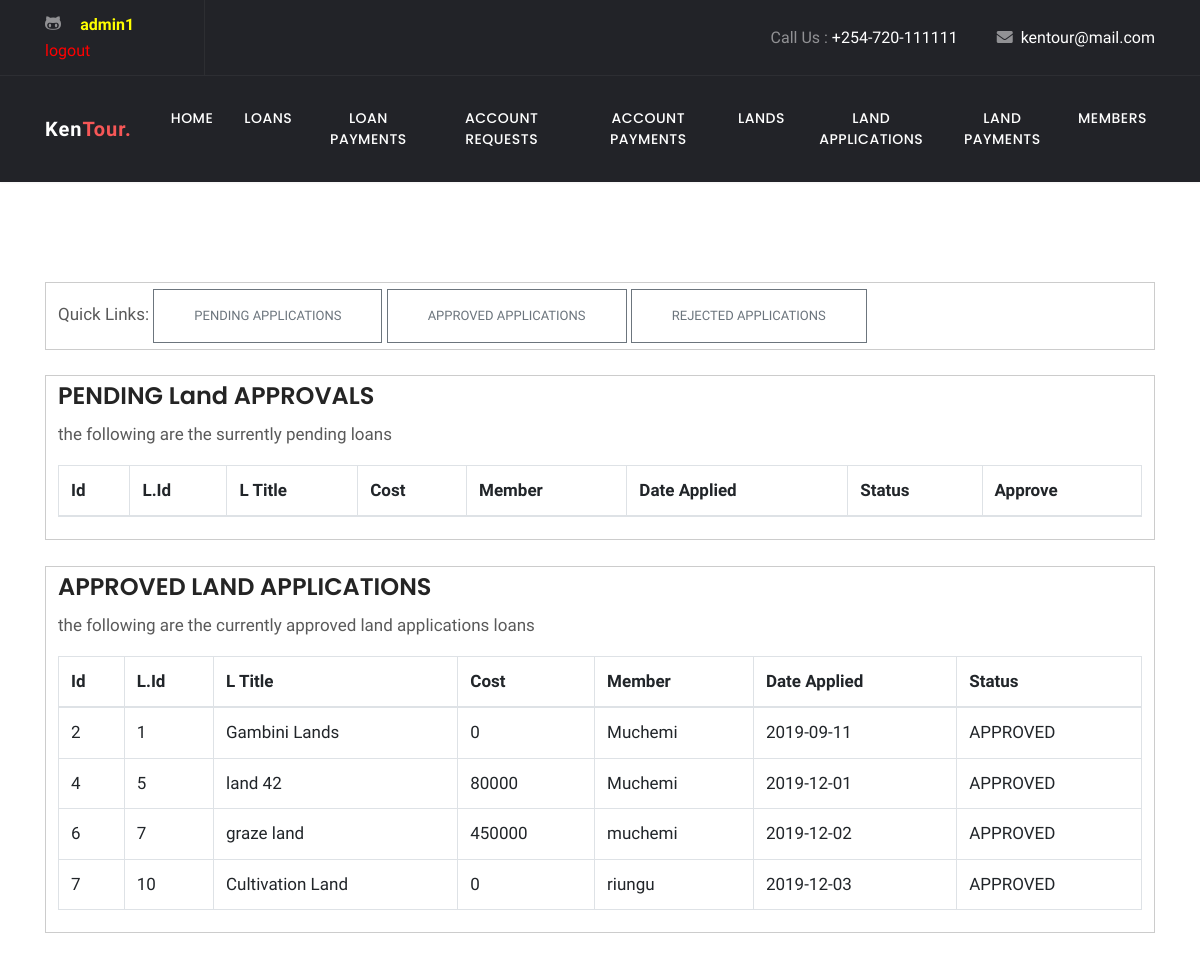
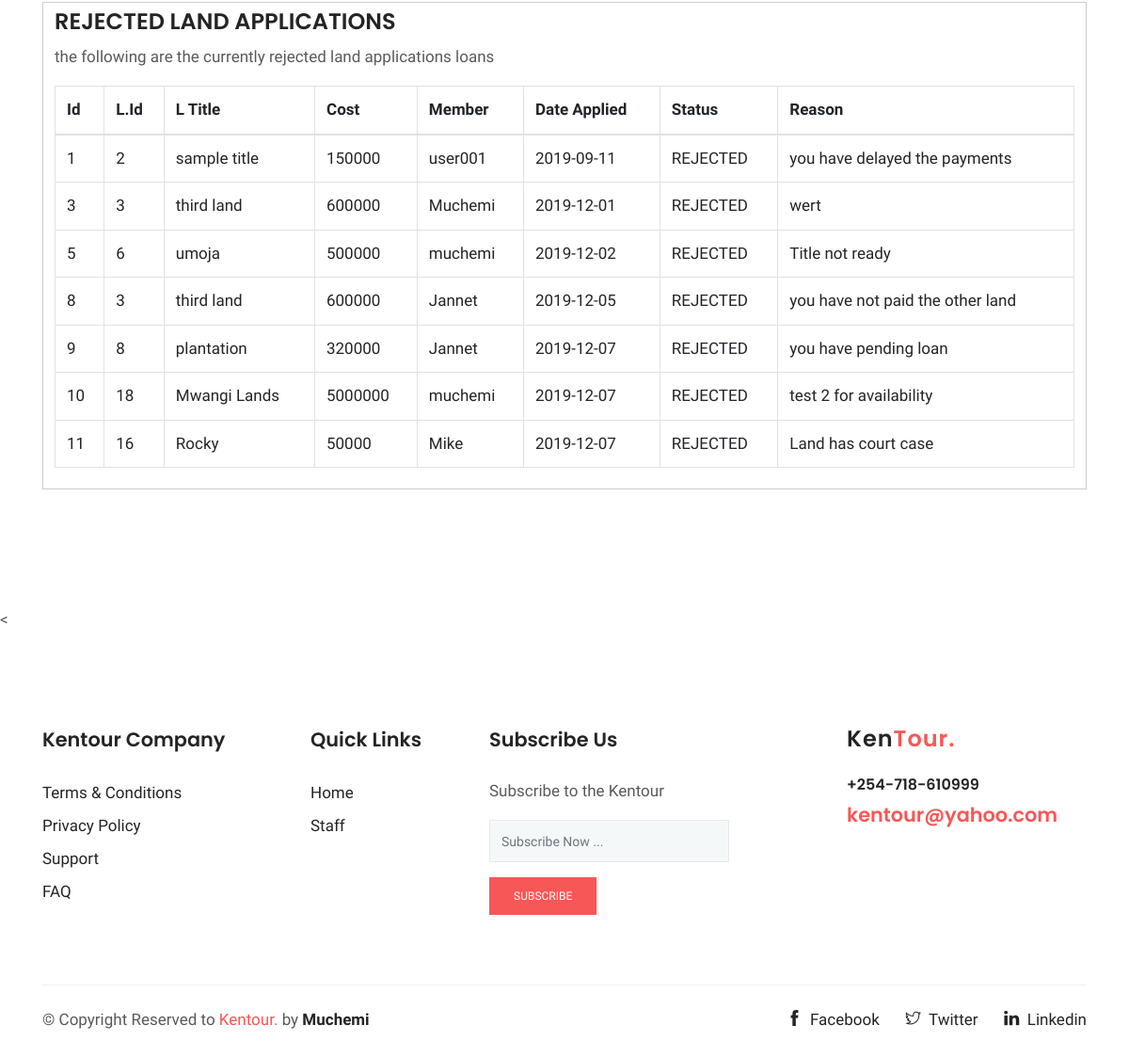
Screenshot of /STAFF/landapps.php (signed in) with the database file from the repository (2 pictures, top to bottom).
### tables this page shows
CREATE TABLE `landapplications` (
  `id` int(11) NOT NULL,
  `landid` int(11) NOT NULL,
  `landtitle` varchar(255) NOT NULL,
  `cost` double NOT NULL,
  `memberid` varchar(255) NOT NULL,
  `dateapplied` date NOT NULL,
  `status` varchar(255) NOT NULL
);

CREATE TABLE `rejectedlanreasons` (
  `id` int(11) NOT NULL,
  `appid` int(11) NOT NULL,
  `memid` varchar(255) NOT NULL,
  `reason` varchar(255) NOT NULL,
  `date` date NOT NULL
);

### STAFF/landapps.php (the view, shortened to what this page needs)
<?php include('server.php');?>
<!doctype html>
<html lang="en">
  <head><meta http-equiv="Content-Type" content="text/html; charset=utf-8">
  <link rel="stylesheet" href="plugins/bootstrap/css/bootstrap.min.css">
  <link rel="stylesheet" href="plugins/themify/css/themify-icons.css">
  <link rel="stylesheet" href="plugins/fontawesome/css/all.css">
  <link rel="stylesheet" href="plugins/magnific-popup/dist/magnific-popup.css">
  <link rel="stylesheet" href="plugins/slick-carousel/slick/slick.css">
  <link rel="stylesheet" href="plugins/slick-carousel/slick/slick-theme.css">
  <link rel="stylesheet" href="css/style.css">
</head>
<body>
<header class="navigation">
	<div class="header-top ">
		<div class="container">
			<div class="row justify-content-between align-items-center">
				<div class="col-lg-2 col-md-4">
					<div class="header-top-socials text-center text-lg-left text-md-left">
						<a href="#"><i class="ti-github"></i></a>
						<a href="#" style="color:Yellow"> <b>
							<?php  if (isset($_SESSION['username'])):?>
							<?php echo $_SESSION['username']; ?> </b>
						</a>
						<a href="index.php?logout='1'" style="color: red;">logout</a>
						<?php endif ?>
					</div>
				</div>
				<div class="col-lg-10 col-md-8 text-center text-lg-right text-md-right">
					<div class="header-top-info">
						<a href="tel:+254720870388">Call Us : <span>+254-720-111111</span></a>
						<a href="mailto:kentour@mail.com" ><i class="fa fa-envelope mr-2"></i><span>kentour@mail.com</span></a>
					</div>
				</div>
			</div>
		</div>
	</div>
	<nav class="navbar navbar-expand-lg  py-4" id="navbar">
		<div class="container">
		  <a class="navbar-brand" href="#">
		  	Ken<span>Tour.</span>
		  </a>
		  <div class="collapse navbar-collapse text-center" id="navbarsExample09">
		  <ul class="navbar-nav ml-auto">
		  	<li class="nav-item"><a class="nav-link" href="home.php">Home</a></li>
			  <li class="nav-item active">
				<a class="nav-link" href="index.php">Loans <span class="sr-only">(current)</span></a>
			  </li>
			  <li class="nav-item"><a class="nav-link" href="loanpayments.php">Loan Payments</a></li>
			   <li class="nav-item"><a class="nav-link" href="accounts.php">Account Requests</a></li>
               <li class="nav-item"><a class="nav-link" href="accountpayments.php">Account Payments</a></li>
               <li class="nav-item"><a class="nav-link" href="lands.php">Lands</a></li>
			   <li class="nav-item"><a class="nav-link" href="landapps.php">Land applications</a></li>
			   <li class="nav-item"><a class="nav-link" href="landpayments.php">Land Payments</a></li>
			   <li class="nav-item"><a class="nav-link" href="members.php">Members</a></li>
			</ul>
		  </div>
		</div>
	</nav>
</header>
<div class="main-wrapper ">
<section class="section intro">
<div class="container">
	<div style="padding: 6px 12px; border: 1px solid #ccc;">
		Quick Links:
		<a href="#pending"><button type="button" class="btn btn-outline-secondary">Pending Applications</button></a>
		<a href="#approved"><button type="button" class="btn btn-outline-secondary">Approved applications</button></a>
		<a href="#rejected"><button type="button" class="btn btn-outline-secondary">Rejected applications</button></a>
	</div>
</div>
<br>
<div class="container" id="pending">
    <div style="padding: 6px 12px; border: 1px solid #ccc;height:auto; verflow: auto;">
        <h3>PENDING Land APPROVALS</h3>
		<p> the following are the surrently pending loans</p>
		<table class="table table-bordered">
			<thead>
				<tr>
				<th scope="col">Id</th>
				<th scope="col">L.Id</th>
				<th scope="col">L Title</th>
				<th scope="col">Cost</th>
				<th scope="col">Member</th>
				<th scope="col">Date Applied</th>
				<th scope="col">Status</th>
				<th scope="col">Approve</th>
				</tr>
			</thead>
		</table>
    </div>
</div>
<br>
<div class="container" id="approved">
    <div style="padding: 6px 12px; border: 1px solid #ccc;height:auto; verflow: auto;">
        <h3>APPROVED LAND APPLICATIONS</h3>
		<p> the following are the currently approved land applications loans</p>
		<table class="table table-bordered">
			<thead>
				<tr>
				<th scope="col">Id</th>
				<th scope="col">L.Id</th>
				<th scope="col">L Title</th>
				<th scope="col">Cost</th>
				<th scope="col">Member</th>
				<th scope="col">Date Applied</th>
				<th scope="col">Status</th>
				</tr>
			</thead>
			<tbody>
				<?php
				 require('connect-db.php');
				$sql = "SELECT * FROM landapplications WHERE status='APPROVED'";
				$result = mysqli_query($conn, $sql);
				while($row = mysqli_fetch_array($result, MYSQLI_NUM))
				{
					echo '<tr>';
						echo '<td>'.$row[0].'</td> ';
						echo '<td>'.$row[1].'</td> ';
						echo '<td>'.$row[2].'</td> ';
						echo '<td>'.$row[3].'</td> ';
						echo '<td>'.$row[4].'</td> ';
						echo '<td>'.$row[5].'</td> ';
						echo '<td>'.$row[6].'</td> ';
					echo '</tr>';
				}
				?>
			</tbody>
		</table>
    </div>
</div>
<br>
<div class="container" id="rejected">
    <div style="padding: 6px 12px; border: 1px solid #ccc;height:auto; verflow: auto;">
        <h3>REJECTED LAND APPLICATIONS</h3>
		<p> the following are the currently rejected land applications loans</p>
		<table class="table table-bordered">
			<thead>
				<tr>
				<th scope="col">Id</th>
				<th scope="col">L.Id</th>
				<th scope="col">L Title</th>
				<th scope="col">Cost</th>
				<th scope="col">Member</th>
				<th scope="col">Date Applied</th>
				<th scope="col">Status</th>
				<th scope="col">Reason</th>
				</tr>
			</thead>
			<tbody>
				<?php
				 require('connect-db.php');
				$sql = "SELECT * FROM landapplications WHERE status='REJECTED'";
				$result = mysqli_query($conn, $sql);
				while($row = mysqli_fetch_array($result, MYSQLI_NUM))
				{
				    $apid =$row[0];
				    $sql4 = "SELECT * FROM rejectedlanreasons WHERE appid='$apid'";
    				$result4 = mysqli_query($conn, $sql4);
    				while($rowz = mysqli_fetch_array($result4, MYSQLI_NUM))
    				{
    				    $reason = $rowz[3];
    				}
					echo '<tr>';
						echo '<td>'.$row[0].'</td> ';
						echo '<td>'.$row[1].'</td> ';
						echo '<td>'.$row[2].'</td> ';
						echo '<td>'.$row[3].'</td> ';
						echo '<td>'.$row[4].'</td> ';
						echo '<td>'.$row[5].'</td> ';
						echo '<td>'.$row[6].'</td> ';
						echo '<td>'.$reason.'</td> ';
					echo '</tr>';
				}
				?>
			</tbody>
		</table>
    </div>
</div>
<br>
</section>
<
<footer class="footer section">
	<div class="container">
		<div class="row">
			<div class="col-lg-3 col-md-6 col-sm-6">
				<div class="widget">
					<h4 class="text-capitalize mb-4">Kentour Company</h4>
					<ul class="list-unstyled footer-menu lh-35">
						<li><a href="#">Terms & Conditions</a></li>
						<li><a href="#">Privacy Policy</a></li>
						<li><a href="#">Support</a></li>
						<li><a href="#">FAQ</a></li>
					</ul>
				</div>
			</div>
			<div class="col-lg-2 col-md-6 col-sm-6">
				<div class="widget">
					<h4 class="text-capitalize mb-4">Quick Links</h4>
					<ul class="list-unstyled footer-menu lh-35">
						<li><a href="index.php">Home</a></li>
						<li><a href="staff.php">Staff</a></li>
					</ul>
				</div>
			</div>
			<div class="col-lg-3 col-md-6 col-sm-6">
				<div class="widget">
					<h4 class="text-capitalize mb-4">Subscribe Us</h4>
					<p>Subscribe to the Kentour  </p>
					<form action="#" class="sub-form">
						<input type="text" class="form-control mb-3" placeholder="Subscribe Now ...">
						<a href="#" class="btn btn-main btn-small">subscribe</a>
					</form>
				</div>
			</div>
			<div class="col-lg-3 ml-auto col-sm-6">
				<div class="widget">
					<div class="logo mb-4">
						<h3>Ken<span>Tour.</span></h3>
					</div>
					<h6><a href="tel:+254-720-870388" >+254-718-610999</a></h6>
					<a href="mailto:kentour@yahoo.com"><span class="text-color h4">kentour@yahoo.com</span></a>
				</div>
			</div>
		</div>
		<div class="footer-btm pt-4">
			<div class="row">
				<div class="col-lg-6">
					<div class="copyright">
						&copy; Copyright Reserved to <span class="text-color">Kentour.</span> by <a href="#">Muchemi</a>
					</div>
				</div>
				<div class="col-lg-6 text-left text-lg-right">
					<ul class="list-inline footer-socials">
						<li class="list-inline-item"><a href="#"><i class="ti-facebook mr-2"></i>Facebook</a></li>
						<li class="list-inline-item"><a href="#"><i class="ti-twitter mr-2"></i>Twitter</a></li>
						<li class="list-inline-item"><a href="#"><i class="ti-linkedin mr-2 "></i>Linkedin</a></li>
					</ul>
				</div>
			</div>
		</div>
	</div>
</footer>
    </div>
  </body>
  </html>

### STAFF/css/style.css (style rules this page uses)
html { overflow-x: hidden; }
body { line-height: 1.5; font-family: "Hind", serif; -webkit-font-smoothing: antialiased; font-size: 17px; color: rgba(0, 0, 0, 0.65); }
h1, .h1, h2, .h2, h3, .h3, h4, .h4, h5, .h5, h6, .h6 { font-family: "Poppins", sans-serif; font-weight: 600; color: #242424; }
h3, .h3 { font-size: 1.5rem; }
h4, .h4 { font-size: 1.3rem; line-height: 30px; }
h6, .h6 { font-size: 1rem; }
p { line-height: 30px; }
input[type="email"], input[type="password"], input[type="text"], input[type="tel"] { box-shadow: none; height: 45px; outline: none; font-size: 14px; }
.form-control { box-shadow: none; border-radius: 0; }
.btn { display: inline-block; font-size: 14px; font-size: 0.8125rem; font-weight: 400; padding: 1rem 2.5rem; text-transform: uppercase; border-radius: 0; transition: all 0.2s ease; }
.btn-main, .btn-transparent, .btn-small { background: #f75757; color: #fff; transition: all 0.2s ease; }
.btn-small { padding: 10px 25px; font-size: 12px; }
.section { padding: 100px 0; }
.text-color { color: #f75757; }
a { color: #242424; text-decoration: none; }
#navbar { background: #222328; box-shadow: 0 1px 2px rgba(0, 0, 0, 0.05); }
#navbar li { padding-left: 15px; }
#navbar .nav-link { font-family: "Poppins", sans-serif; font-weight: 500; color: #fff; text-transform: uppercase; font-size: 14px; letter-spacing: .5px; transition: all .25s ease; }
.header-top { background: #222328; color: #919194; border-bottom: 1px solid rgba(255, 255, 255, 0.05); }
.header-top .header-top-socials { border-right: 1px solid rgba(255, 255, 255, 0.05); padding: 12px 0px; }
.header-top .header-top-socials a { color: #919194; margin-right: 15px; font-size: 16px; }
.header-top .header-top-info { color: #919194; font-size: 16px; }
.header-top .header-top-info a span { color: #fff; }
.header-top .header-top-info a { margin-left: 35px; color: #919194; }
.navbar-brand { color: #fff; font-weight: 600; letter-spacing: 1px; }
.navbar-brand span { color: #f75757; }
.widget { margin-bottom: 30px; padding-bottom: 35px; }
.footer { padding-bottom: 10px; }
.footer .copyright a { font-weight: 600; }
.lh-35 { line-height: 35px; }
.logo { color: #242424; font-weight: 600; letter-spacing: 1px; }
.logo span { color: #f75757; }
.sub-form { position: relative; }
.sub-form .form-control { border: 1px solid rgba(0, 0, 0, 0.06); background: #f5f8f9; }
.footer-btm { border-top: 1px solid rgba(0, 0, 0, 0.06); }
.footer-socials li a { margin-left: 15px; }

### rows the page displays
landapplications: id "2", landid "1", landtitle "Gambini Lands", cost "0", memberid "Muchemi", dateapplied "2019-09-11", status "APPROVED"
landapplications: id "4", landid "5", landtitle "land 42", cost "80000", memberid "Muchemi", dateapplied "2019-12-01", status "APPROVED"
landapplications: id "6", landid "7", landtitle "graze land", cost "450000", memberid "muchemi", dateapplied "2019-12-02", status "APPROVED"
landapplications: id "7", landid "10", landtitle "Cultivation Land", cost "0", memberid "riungu", dateapplied "2019-12-03", status "APPROVED"
landapplications: id "1", landid "2", landtitle "sample title", cost "150000", memberid "user001", dateapplied "2019-09-11", status "REJECTED", rejectedlanreasons.reason "you have delayed the payments"
landapplications: id "3", landid "3", landtitle "third land", cost "600000", memberid "Muchemi", dateapplied "2019-12-01", status "REJECTED", rejectedlanreasons.reason "wert"
landapplications: id "5", landid "6", landtitle "umoja", cost "500000", memberid "muchemi", dateapplied "2019-12-02", status "REJECTED", rejectedlanreasons.reason "Title not ready"
landapplications: id "8", landid "3", landtitle "third land", cost "600000", memberid "Jannet", dateapplied "2019-12-05", status "REJECTED", rejectedlanreasons.reason "you have not paid the other land"
landapplications: id "9", landid "8", landtitle "plantation", cost "320000", memberid "Jannet", dateapplied "2019-12-07", status "REJECTED", rejectedlanreasons.reason "you have pending loan"
landapplications: id "10", landid "18", landtitle "Mwangi Lands", cost "5000000", memberid "muchemi", dateapplied "2019-12-07", status "REJECTED", rejectedlanreasons.reason "test 2 for availability"
landapplications: id "11", landid "16", landtitle "Rocky", cost "50000", memberid "Mike", dateapplied "2019-12-07", status "REJECTED", rejectedlanreasons.reason "Land has court case"

### other values shown
$_SESSION['username'] "admin1"
